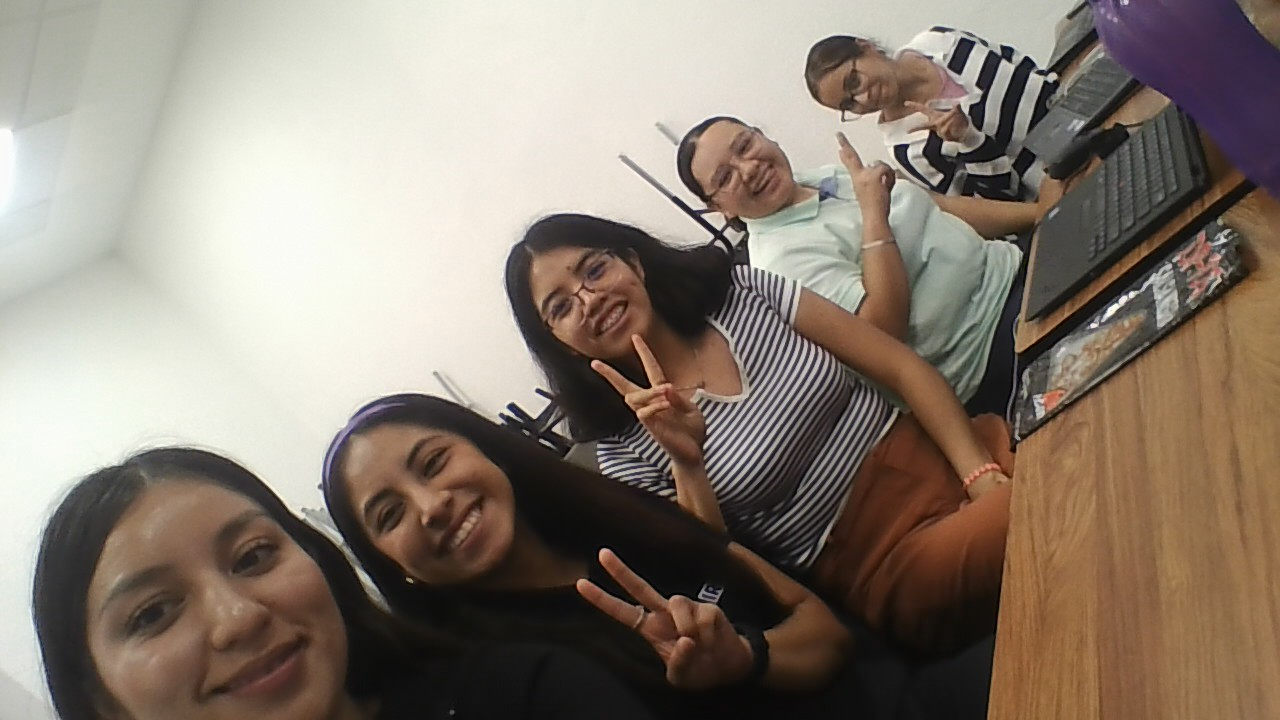
#> input picture data/align.jpg, 1280 x 720 px, found by its file name
$ python image_registration.py
#> lines starting #> are read from the running program, lines starting #| are printed output that depends on the picture
import cv2
import numpy as np

# Open the image files.
img1_color = cv2.imread("data/align.jpg")  # Image to be aligned.
#> img1_color is the input picture: shape (720, 1280, 3); mean B, G, R 114.7, 126.5, 138.5
img2_color = cv2.imread("data/ref.jpg")    # Reference image.
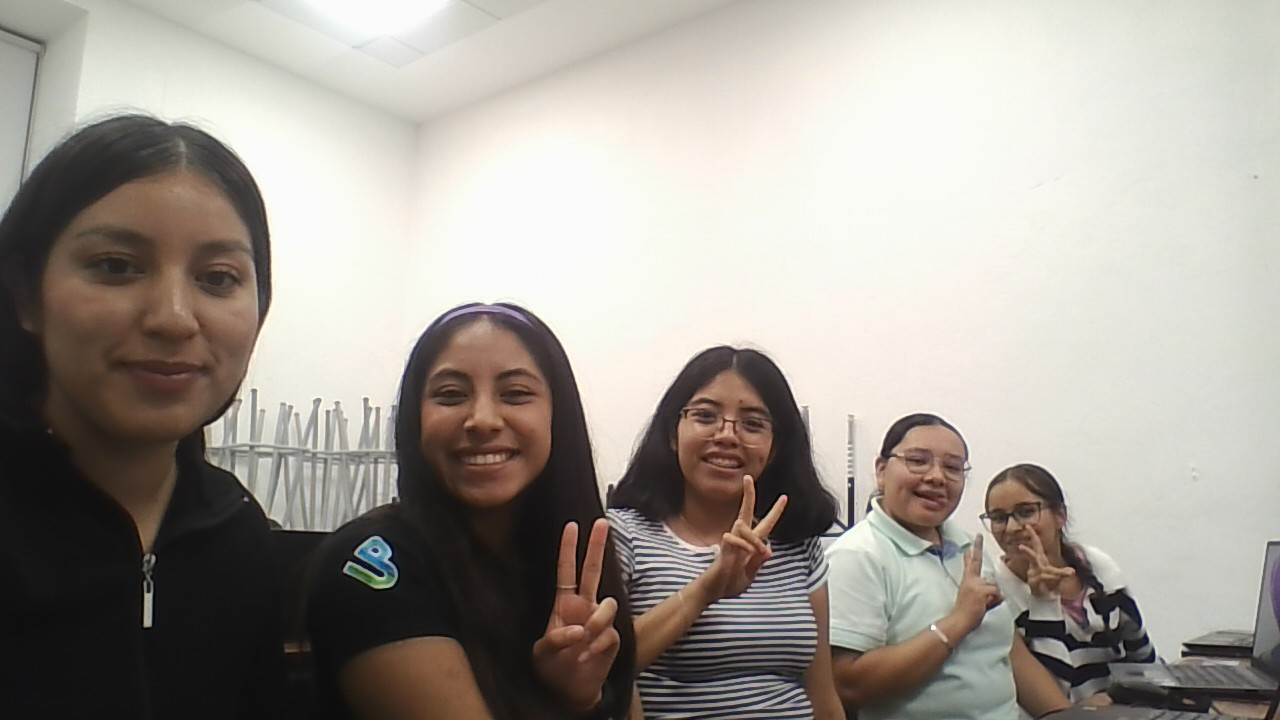
#> input picture data/ref.jpg, 1280 x 720 px, found by its file name
#> img2_color is the input picture: shape (720, 1280, 3); mean B, G, R 148.4, 155.9, 161.9

# Convert to grayscale.
img1 = cv2.cvtColor(img1_color, cv2.COLOR_BGR2GRAY)
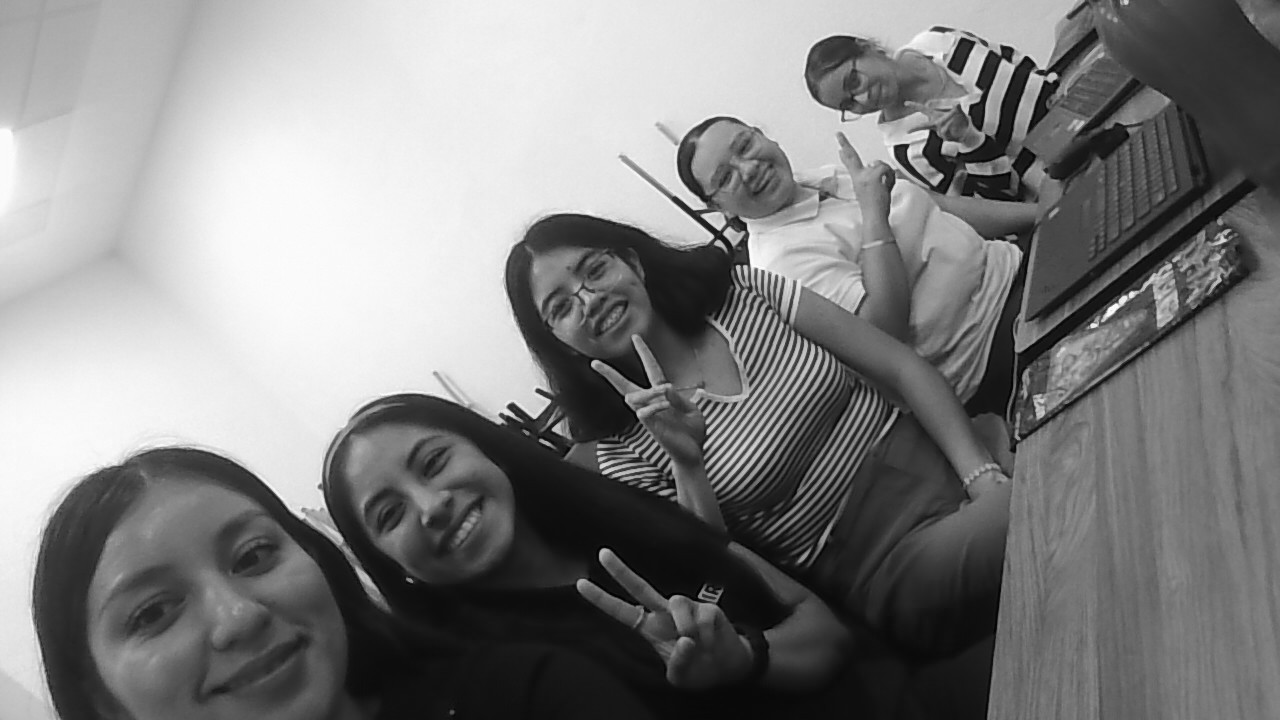
#> img1: shape (720, 1280); min 0, max 255, mean 128.8
img2 = cv2.cvtColor(img2_color, cv2.COLOR_BGR2GRAY)
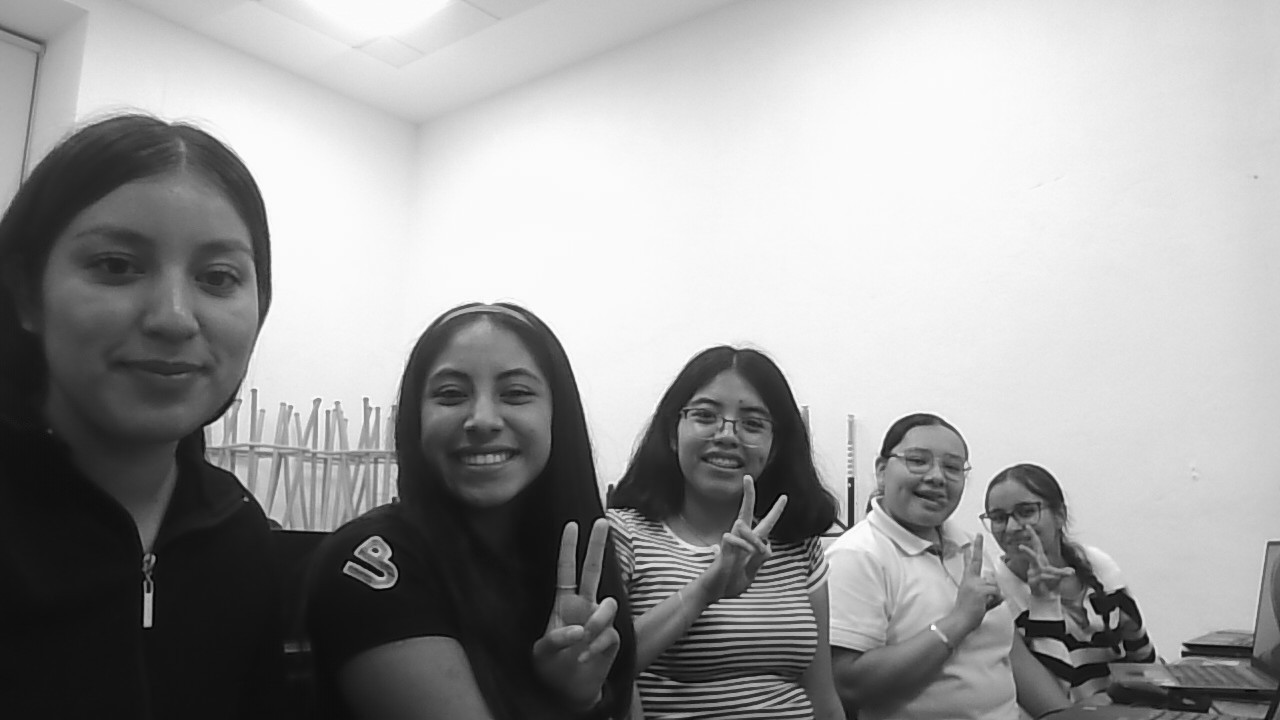
#> img2: shape (720, 1280); min 0, max 255, mean 156.9
height, width = img2.shape
#> height = 720; width = 1280

# Create ORB detector with 5000 features.
orb_detector = cv2.ORB_create(5000)

# Find keypoints and descriptors.
# The first arg is the image, second arg is the mask
#  (which is not required in this case).
kp1, d1 = orb_detector.detectAndCompute(img1, None)
#> kp1 = 5000 keypoints; strongest (x, y, size): (906, 145, 44.6), (907, 145, 37.2), (894, 147, 31), (720, 232, 64.3)
kp2, d2 = orb_detector.detectAndCompute(img2, None)
#> kp2 = 4982 keypoints; strongest (x, y, size): (870, 508, 44.6), (844, 527, 64.3), (844, 525, 77.1), (845, 528, 44.6)

# Match features between the two images.
# We create a Brute Force matcher with
# Hamming distance as measurement mode.
matcher = cv2.BFMatcher(cv2.NORM_HAMMING, crossCheck = True)

# Match the two sets of descriptors.
matches = list(matcher.match(d1, d2))
#> matches = 1223 matches

# Sort matches on the basis of their Hamming distance.
matches.sort(key=lambda x: x.distance)

# Take the top 90 % matches forward.
matches = matches[:int(len(matches)*0.9)]
#> matches = 1100 matches
no_of_matches = len(matches)
#> no_of_matches = 1100

# Define empty matrices of shape no_of_matches * 2.
p1 = np.zeros((no_of_matches, 2))
p2 = np.zeros((no_of_matches, 2))

for i in range(len(matches)):
  p1[i, :] = kp1[matches[i].queryIdx].pt
  p2[i, :] = kp2[matches[i].trainIdx].pt
#> after the loop, p1 = 1100 pairs, first value 119 to 1231.2, second value 31 to 641.1; p2 = 1100 pairs, first value 37 to 1247, second value 53 to 685

# Find the homography matrix.
homography, mask = cv2.findHomography(p1, p2, cv2.RANSAC)
#> homography = [[0.654, -0.772, 555.5], [0.755, 0.417, -147.1], [5.36e-05, -0.000185, 1]]; mask = 1100 values, max 1 at index 2, min 0 at index 0, mean 0.0709

# Use this matrix to transform the
# colored image wrt the reference image.
transformed_img = cv2.warpPerspective(img1_color,
                    homography, (width, height))
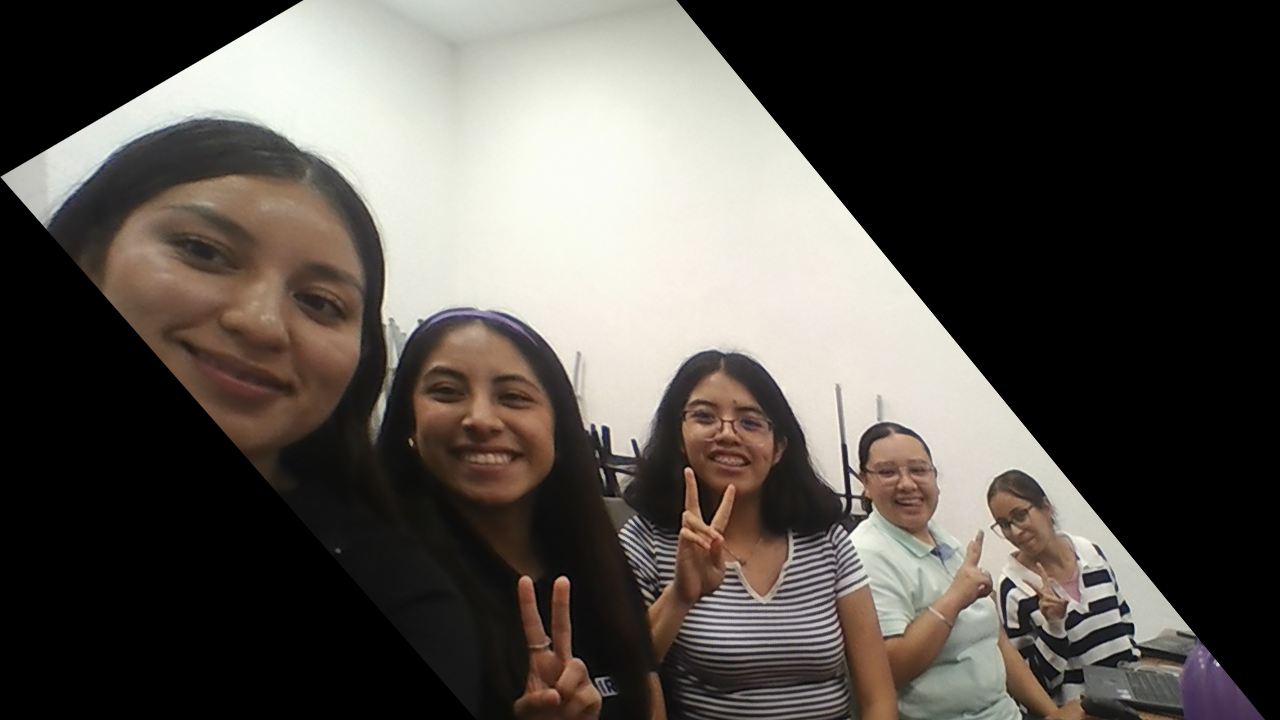
#> transformed_img: shape (720, 1280, 3); mean B, G, R 75.6, 81, 85.9

# Save the output.
cv2.imwrite('out/output.jpg', transformed_img)
